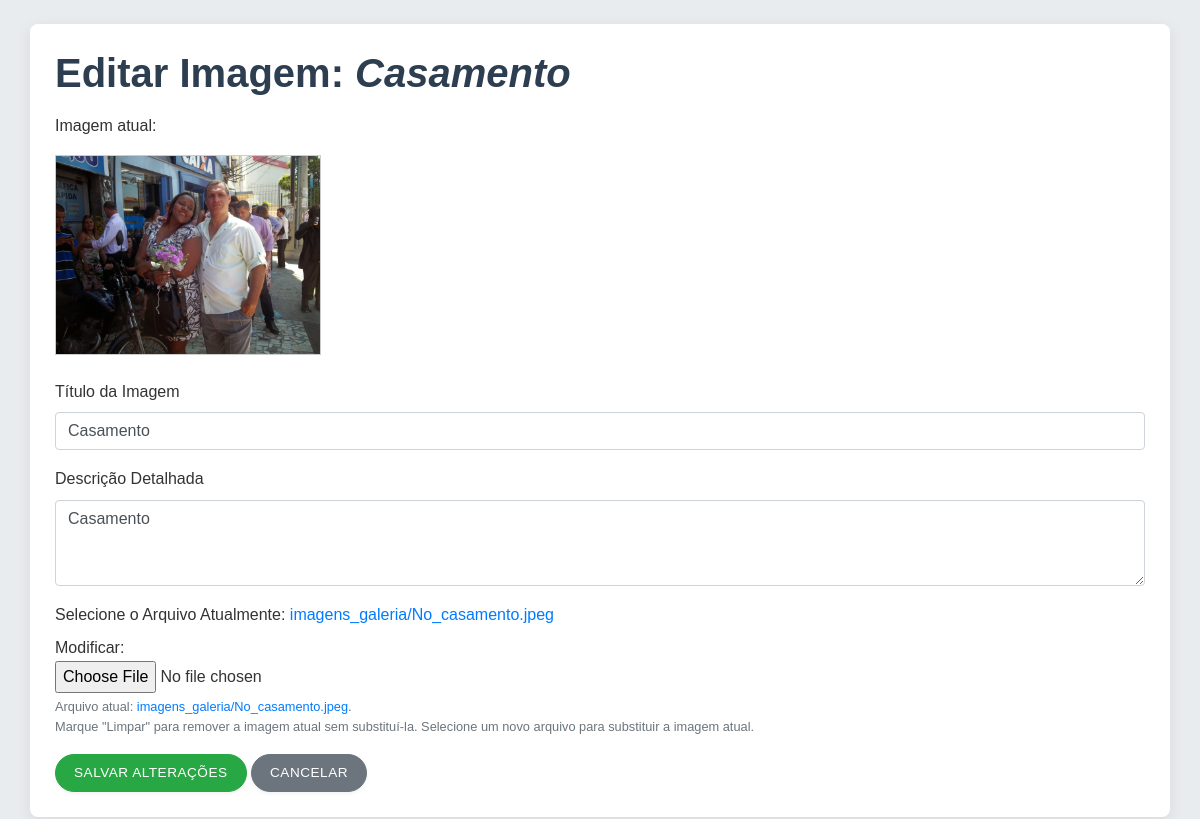
Page /editar/5/ on the committed database.
### galeria/models.py (models this page shows, shortened)
class Imagem(models.Model):
    titulo = models.CharField(max_length=100, verbose_name="Título")
    descricao = models.TextField(blank=True, null=True, verbose_name="Descrição")
    imagem = models.ImageField(upload_to='imagens_galeria/', verbose_name="Arquivo da Imagem")
    data_upload = models.DateTimeField(default=timezone.now, verbose_name="Data de Upload")
    class Meta:
        verbose_name = "Imagem"
        verbose_name_plural = "Imagens"
        ordering = ['-data_upload'] # Ordenar da mais recente para a mais antiga

### galeria/views.py (the view)
# urls.py: path('editar/<int:id_imagem>/', views.editar_imagem, name='editar_imagem'),
def editar_imagem(request, id_imagem):
    imagem_obj = get_object_or_404(Imagem, pk=id_imagem)
    if request.method == 'POST':
        form = ImagemForm(request.POST, request.FILES, instance=imagem_obj)
        if form.is_valid():
            form.save() # Salva as alterações no objeto imagem_obj
            messages.success(request, f'Imagem "{imagem_obj.titulo}" atualizada com sucesso!')
            return redirect('listar_imagens')
        else:
            messages.error(request, 'Erro ao atualizar a imagem. Verifique os dados.')
    else:
        form = ImagemForm(instance=imagem_obj)
    contexto = {
        'form': form,
        'imagem_obj': imagem_obj # Para exibir informações da imagem no template (ex: título atual)
    }
    return render(request, 'galeria/editar_imagem.html', contexto)

### galeria/forms.py
class ImagemForm(forms.ModelForm):
    class Meta:
        model = Imagem
        fields = '__all__'
        exclude = ['data_upload']
        widgets = {
            'titulo': forms.TextInput(attrs={'class': 'form-control', 'placeholder': 'Dê um título para a imagem'}),
            'descricao': forms.Textarea(attrs={'class': 'form-control', 'rows': 3, 'placeholder': 'Descreva a imagem (opcional)'}),
            'imagem': forms.ClearableFileInput(attrs={'class': 'form-control-file'}),
        }
        labels = {
            'titulo': 'Título da Imagem',
            'descricao': 'Descrição Detalhada',
            'imagem': 'Selecione o Arquivo',
        }
        help_texts = {
            'imagem': 'Formatos suportados: JPG, PNG, GIF, etc.',
        }

### galeria/templates/galeria/editar_imagem.html (shortened to what this page needs)
{% extends "base.html" %}
{% block conteudo %}
<h1>Editar Imagem: <em>{{ imagem_obj.titulo }}</em></h1>
{% if imagem_obj.imagem %}
<div class="my-3">
    <p>Imagem atual:</p>
    <img src="{{ imagem_obj.imagem.url }}" alt="Imagem atual de {{ imagem_obj.titulo }}" style="max-width: 300px; max-height: 200px; border: 1px solid #ccc;">
</div>
{% endif %}
<form method="POST" enctype="multipart/form-data" class="mt-4">
    {% for field in form %}
        <div class="form-group">
            <label for="{{ field.id_for_label }}">{{ field.label }}</label>
            {{ field }}
            {% if field.id_for_label == form.imagem.id_for_label and imagem_obj.imagem %}
                <small class="form-text text-muted">
                    Arquivo atual: <a href="{{ imagem_obj.imagem.url }}" target="_blank">{{ imagem_obj.imagem.name }}</a>.
                    <br>Marque "Limpar" para remover a imagem atual sem substituí-la.
                    Selecione um novo arquivo para substituir a imagem atual.
                </small>
            {% elif field.help_text %}
                <small class="form-text text-muted">{{ field.help_text }}</small>
            {% endif %}
        </div>
    {% endfor %}
    <button type="submit" class="btn btn-success">Salvar Alterações</button>
    <a href="{% url 'listar_imagens' %}" class="btn btn-secondary">Cancelar</a>
</form>
{% endblock %}

### static/css/estilo.css (style rules this page uses)
body { font-family: 'Arial', sans-serif; background-color: #e9ecef; color: #333; line-height: 1.6; }
h1, h2, h3, h4, h5, h6 { color: #2c3e50; font-weight: bold; }
.btn { border-radius: 20px; padding: 8px 18px; font-weight: 500; transition: all 0.25s ease-in-out; letter-spacing: 0.5px; text-transform: uppercase; font-size: 0.85rem; box-shadow: 0 2px 4px rgba(0,0,0,0.05); }

### rows in the picture
Imagem: titulo "Casamento", imagem (picture), form "Casamento" "Casamento", imagem.name "imagens_galeria/No_casamento.jpeg"

### other values in the picture
{{ field.label }} "Título da Imagem" "Descrição Detalhada" "Selecione o Arquivo"
